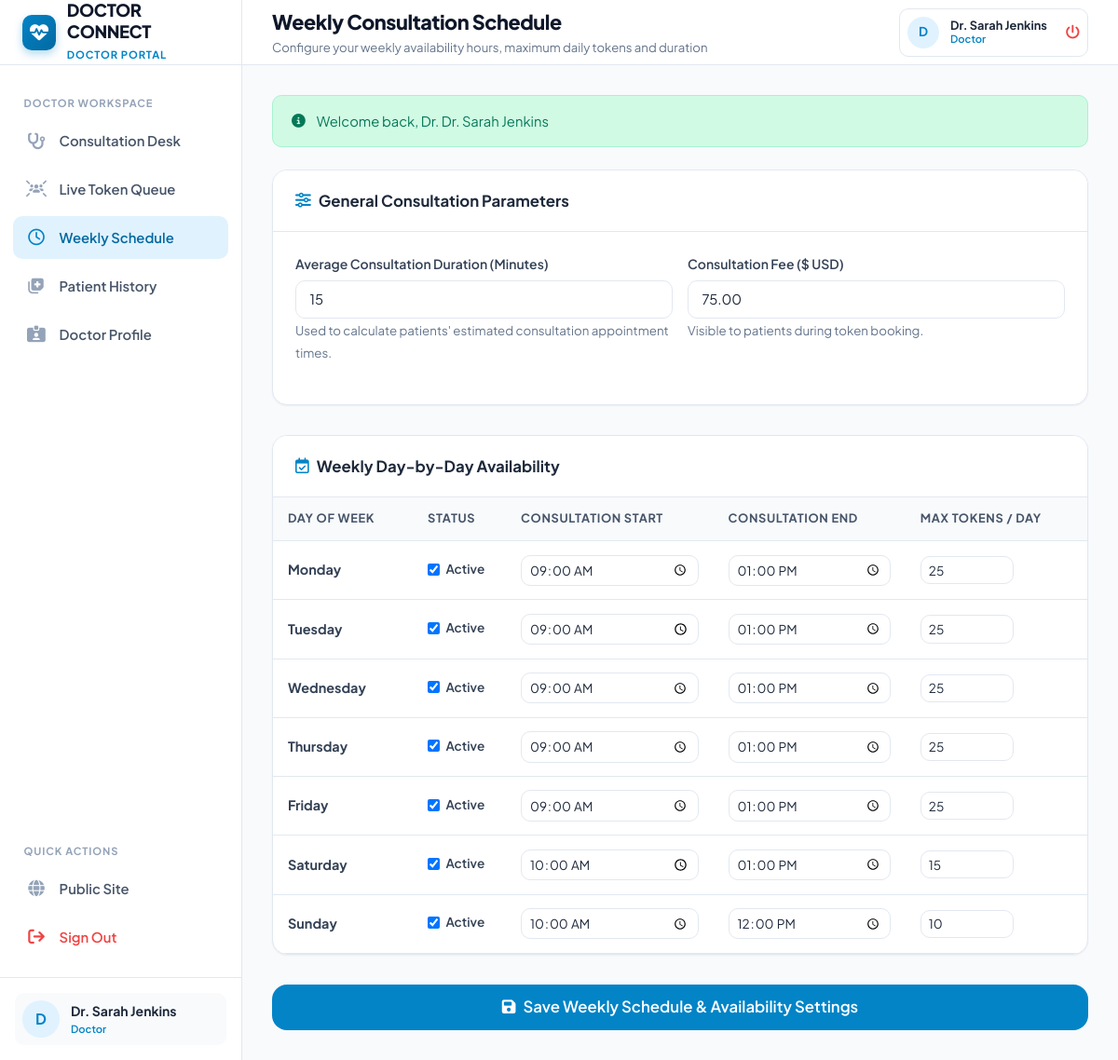
The app's page /doctor/schedule.php (signed in) with its own data.
### tables this page shows
CREATE TABLE `doctors` (
  `id` INT AUTO_INCREMENT PRIMARY KEY,
  `user_id` INT NOT NULL UNIQUE,
  `specialization` VARCHAR(100) NOT NULL,
  `qualification` VARCHAR(100) NOT NULL,
  `experience_years` INT NOT NULL DEFAULT 5,
  `consultation_fee` DECIMAL(10,2) NOT NULL DEFAULT 500.00,
  `avg_consultation_time` INT NOT NULL DEFAULT 15 COMMENT 'in minutes',
  `bio` TEXT NULL,
  `room_number` VARCHAR(50) DEFAULT 'Room 101',
  `status` ENUM('active', 'inactive') NOT NULL DEFAULT 'active',
  `created_at` TIMESTAMP DEFAULT CURRENT_TIMESTAMP,
  `updated_at` TIMESTAMP DEFAULT CURRENT_TIMESTAMP ON UPDATE CURRENT_TIMESTAMP,
  CONSTRAINT `fk_doctors_user` FOREIGN KEY (`user_id`) REFERENCES `users` (`id`) ON DELETE CASCADE
);

CREATE TABLE `doctor_schedules` (
  `id` INT AUTO_INCREMENT PRIMARY KEY,
  `doctor_id` INT NOT NULL,
  `day_of_week` ENUM('Monday', 'Tuesday', 'Wednesday', 'Thursday', 'Friday', 'Saturday', 'Sunday') NOT NULL,
  `start_time` TIME NOT NULL DEFAULT '09:00:00',
  `end_time` TIME NOT NULL DEFAULT '13:00:00',
  `max_tokens` INT NOT NULL DEFAULT 30,
  `is_active` TINYINT(1) NOT NULL DEFAULT 1,
  `created_at` TIMESTAMP DEFAULT CURRENT_TIMESTAMP,
  `updated_at` TIMESTAMP DEFAULT CURRENT_TIMESTAMP ON UPDATE CURRENT_TIMESTAMP,
  CONSTRAINT `fk_schedules_doctor` FOREIGN KEY (`doctor_id`) REFERENCES `doctors` (`id`) ON DELETE CASCADE,
  UNIQUE KEY `unique_doc_day` (`doctor_id`, `day_of_week`)
);

### doctor/schedule.php (the view, shortened to what this page needs)
<?php
require_once __DIR__ . '/../includes/auth_check.php';
$pdo = get_db_connection();
$userId = (int)($currentUser['id'] ?? 0);
$docStmt = $pdo->prepare("SELECT * FROM doctors WHERE user_id = ?");
$docStmt->execute([$userId]);
$doctor = $docStmt->fetch();
$doctorId = (int)$doctor['id'];
$daysOfWeek = ['Monday', 'Tuesday', 'Wednesday', 'Thursday', 'Friday', 'Saturday', 'Sunday'];
$schedFetch = $pdo->prepare("SELECT * FROM doctor_schedules WHERE doctor_id = ?");
$schedFetch->execute([$doctorId]);
$rawSchedules = $schedFetch->fetchAll();
$currentSchedules = [];
foreach ($rawSchedules as $s) {
    $currentSchedules[$s['day_of_week']] = $s;
}
require_once __DIR__ . '/../includes/header.php';
?>
<div style="max-width: 900px; margin: 0 auto;">
    <form method="POST" action="schedule.php">
        <div class="card" style="margin-bottom: 2rem;">
            <div class="card-header">
                <div class="card-title">
                    <i class="fa-solid fa-sliders" style="color: var(--primary);"></i>
                    General Consultation Parameters
                </div>
            </div>
            <div class="card-body">
                <div class="form-row">
                    <div class="form-group">
                        <label for="avg_consultation_time" class="form-label">Average Consultation Duration (Minutes)</label>
                        <input type="number" id="avg_consultation_time" name="avg_consultation_time" class="form-control"
                            min="5" max="60" value="<?= (int)$doctor['avg_consultation_time']; ?>" required>
                        <small style="color: var(--slate-500);">Used to calculate patients' estimated consultation appointment times.</small>
                    </div>
                    <div class="form-group">
                        <label for="consultation_fee" class="form-label">Consultation Fee ($ USD)</label>
                        <input type="number" step="0.01" id="consultation_fee" name="consultation_fee" class="form-control"
                            min="0" value="<?= number_format($doctor['consultation_fee'], 2, '.', ''); ?>" required>
                        <small style="color: var(--slate-500);">Visible to patients during token booking.</small>
                    </div>
                </div>
            </div>
        </div>
        <div class="card" style="margin-bottom: 2rem;">
            <div class="card-header">
                <div class="card-title">
                    <i class="fa-regular fa-calendar-check" style="color: var(--primary);"></i>
                    Weekly Day-by-Day Availability
                </div>
            </div>
            <div class="table-responsive">
                <table class="table">
                    <thead>
                        <tr>
                            <th style="width: 150px;">Day of Week</th>
                            <th style="width: 100px;">Status</th>
                            <th>Consultation Start</th>
                            <th>Consultation End</th>
                            <th>Max Tokens / Day</th>
                        </tr>
                    </thead>
                    <tbody>
                        <?php foreach ($daysOfWeek as $day):
                            $sched = $currentSchedules[$day] ?? null;
                            $isActive = $sched ? (bool)$sched['is_active'] : in_array($day, ['Monday','Tuesday','Wednesday','Thursday','Friday']);
                            $startTime = $sched ? substr($sched['start_time'], 0, 5) : '09:00';
                            $endTime = $sched ? substr($sched['end_time'], 0, 5) : '13:00';
                            $maxTokens = $sched ? (int)$sched['max_tokens'] : 25;
                        ?>
                            <tr>
                                <td>
                                    <strong><?= $day; ?></strong>
                                </td>
                                <td>
                                    <label style="display: inline-flex; align-items: center; gap: 0.4rem; cursor: pointer;">
                                        <input type="checkbox" name="active_<?= $day; ?>" value="1" <?= $isActive ? 'checked' : ''; ?>>
                                        <span style="font-size: 0.85rem; font-weight: 600;">Active</span>
                                    </label>
                                </td>
                                <td>
                                    <input type="time" name="start_<?= $day; ?>" class="form-control" style="padding: 0.35rem 0.5rem; font-size: 0.85rem;" value="<?= $startTime; ?>">
                                </td>
                                <td>
                                    <input type="time" name="end_<?= $day; ?>" class="form-control" style="padding: 0.35rem 0.5rem; font-size: 0.85rem;" value="<?= $endTime; ?>">
                                </td>
                                <td>
                                    <input type="number" name="max_<?= $day; ?>" class="form-control" style="padding: 0.35rem 0.5rem; font-size: 0.85rem; max-width: 100px;" min="1" max="100" value="<?= $maxTokens; ?>">
                                </td>
                            </tr>
                        <?php endforeach; ?>
                    </tbody>
                </table>
            </div>
        </div>
        <button type="submit" class="btn btn-primary btn-lg" style="width: 100%; justify-content: center;">
            <i class="fa-solid fa-floppy-disk"></i> Save Weekly Schedule & Availability Settings
        </button>
    </form>
</div>
<?php require_once __DIR__ . '/../includes/footer.php'; ?>

### assets/css/style.css (style rules this page uses)
:root { --primary: #0284c7; --primary-dark: #0369a1; --primary-light: #e0f2fe; --primary-subtle: #f0f9ff; --primary-gradient: linear-gradient(135deg, #0284c7 0%, #0369a1 100%); --primary-accent: #38bdf8; --success: #10b981; --success-light: #d1fae5; --success-dark: #047857; --warning: #f59e0b; --warning-light: #fef3c7; --warning-dark: #b45309; --danger: #ef4444; --danger-light: #fee2e2; --danger-dark: #b91c1c; --info: #3b82f6; --info-light: #dbeafe; --slate-900: #0f172a; --slate-800: #1e293b; --slate-700: #334155; --slate-600: #475569; --slate-500: #64748b; --slate-400: #94a3b8; --slate-300: #cbd5e1; --slate-200: #e2e8f0; --slate-100: #f1f5f9; --slate-50: #f8fafc; --bg-main: #f8fafc; --card-bg: #ffffff; --border-color: #e2e8f0; --text-main: #1e293b; --text-muted: #64748b; --sidebar-width: 260px; --header-height: 70px; --radius-sm: 6px; --radius-md: 10px; --radius-lg: 16px; --radius-full: 9999px; --shadow-sm: 0 1px 2px 0 rgba(0, 0, 0, 0.05); --shadow-md: 0 4px 6px -1px rgba(0, 0, 0, 0.08), 0 2px 4px -2px rgba(0, 0, 0, 0.05); --shadow-lg: 0 10px 15px -3px rgba(0, 0, 0, 0.08), 0 4px 6px -4px rgba(0, 0, 0, 0.04); --shadow-xl: 0 20px 25px -5px rgba(0, 0, 0, 0.1), 0 8px 10px -6px rgba(0, 0, 0, 0.05); --transition: all 0.2s cubic-bezier(0.4, 0, 0.2, 1); }
*, *::before, *::after { box-sizing: border-box; margin: 0; padding: 0; }
body { font-family: 'Plus Jakarta Sans', system-ui, -apple-system, sans-serif; background-color: var(--bg-main); color: var(--text-main); line-height: 1.5; -webkit-font-smoothing: antialiased; }
.card { background: var(--card-bg); border: 1px solid var(--border-color); border-radius: var(--radius-lg); box-shadow: var(--shadow-sm); overflow: hidden; transition: var(--transition); }
.card-header { padding: 1.25rem 1.5rem; border-bottom: 1px solid var(--border-color); display: flex; align-items: center; justify-content: space-between; background: #ffffff; }
.card-title { font-size: 1.05rem; font-weight: 700; color: var(--slate-800); display: flex; align-items: center; gap: 0.5rem; }
.card-body { padding: 1.5rem; }
.btn { display: inline-flex; align-items: center; gap: 0.5rem; font-family: inherit; font-weight: 600; font-size: 0.9rem; padding: 0.625rem 1.25rem; border-radius: var(--radius-md); border: 1px solid transparent; cursor: pointer; transition: var(--transition); text-align: center; line-height: 1.2; }
.btn-primary { background: var(--primary); color: #ffffff; }
.btn-lg { padding: 0.85rem 1.75rem; font-size: 1.05rem; border-radius: var(--radius-lg); }
.form-group { margin-bottom: 1.25rem; }
.form-label { display: block; font-size: 0.875rem; font-weight: 600; color: var(--slate-700); margin-bottom: 0.4rem; }
.form-control, .form-select { width: 100%; padding: 0.65rem 0.9rem; font-family: inherit; font-size: 0.925rem; color: var(--slate-800); background-color: #ffffff; border: 1px solid var(--border-color); border-radius: var(--radius-md); outline: none; transition: var(--transition); }
.form-row { display: grid; grid-template-columns: repeat(auto-fit, minmax(200px, 1fr)); gap: 1rem; }
.table-responsive { width: 100%; overflow-x: auto; }
.table { width: 100%; border-collapse: collapse; font-size: 0.9rem; text-align: left; }
.table th { background: var(--slate-50); padding: 0.85rem 1rem; font-weight: 700; color: var(--slate-600); border-bottom: 1px solid var(--border-color); font-size: 0.8rem; text-transform: uppercase; letter-spacing: 0.05em; }
.table td { padding: 0.9rem 1rem; border-bottom: 1px solid var(--border-color); color: var(--slate-700); vertical-align: middle; }

### records on screen
doctors: avg_consultation_time "15", consultation_fee "75.00"
doctor_schedules: is_active "☑", start_time "09:00", end_time "13:00", max_tokens "25"
doctor_schedules: is_active "☑", start_time "09:00", end_time "13:00", max_tokens "25"
doctor_schedules: is_active "☑", start_time "09:00", end_time "13:00", max_tokens "25"
doctor_schedules: is_active "☑", start_time "09:00", end_time "13:00", max_tokens "25"
doctor_schedules: is_active "☑", start_time "09:00", end_time "13:00", max_tokens "25"
doctor_schedules: is_active "☑", start_time "10:00", end_time "13:00", max_tokens "15"
doctor_schedules: is_active "☑", start_time "10:00", end_time "12:00", max_tokens "10"

### other values on screen
$currentRole "DOCTOR"
substr($currentUser['name'] ?? 'U', 0, 1) "D"
$currentUser['name'] "Dr. Sarah Jenkins"
$currentRole "Doctor"
$pageTitle "Weekly Consultation Schedule"
$pageSubtitle "Configure your weekly availability hours, maximum daily tokens and duration"
$currentUser['role'] "Doctor"
$flash['message'] "Welcome back, Dr. Dr. Sarah Jenkins"
$day "Monday"
$day "Tuesday"
$day "Wednesday"
$day "Thursday"
$day "Friday"
$day "Saturday"
$day "Sunday"
